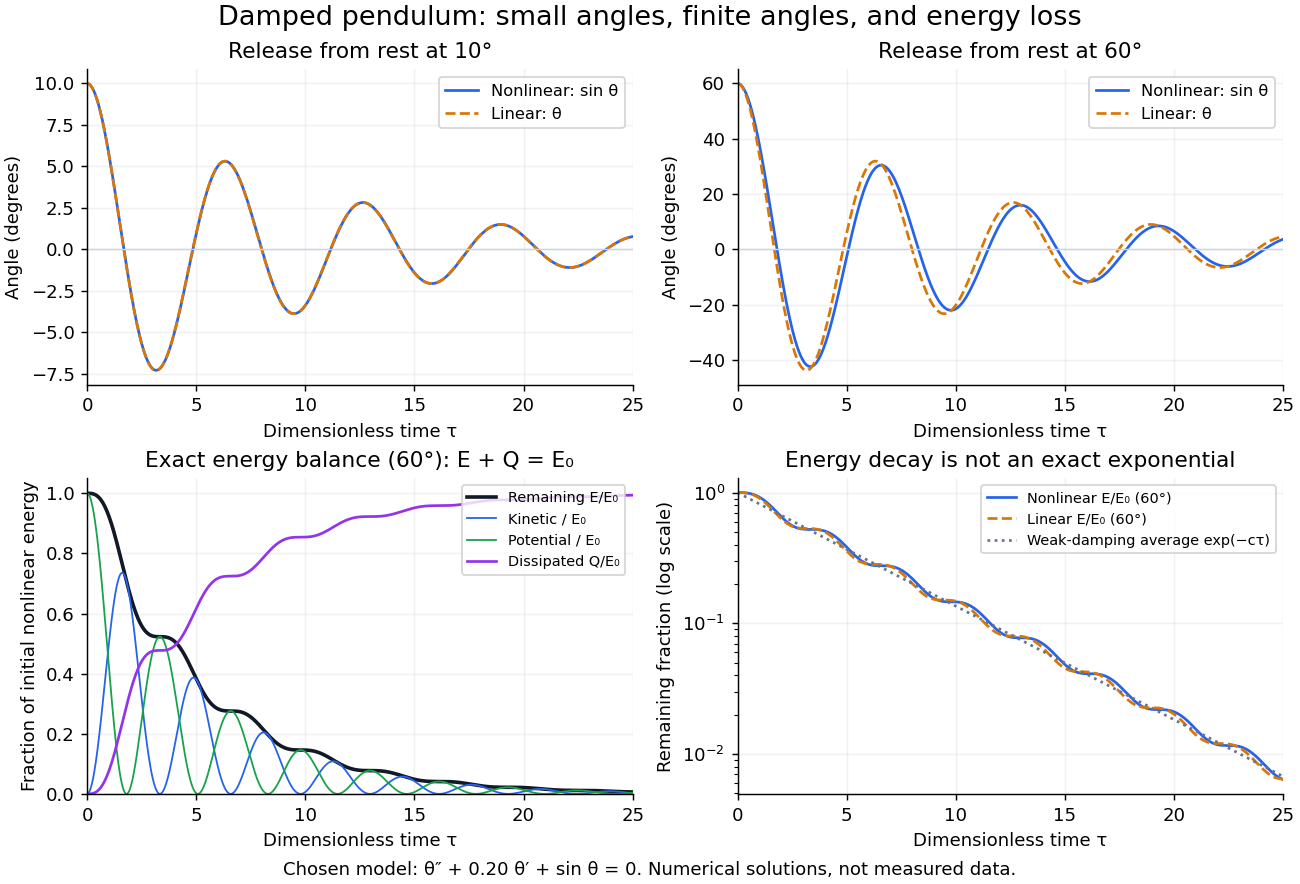

The script that saved this image:
"""Nonlinear versus linear pendulum and exact energy loss; illustrative only.

Tested with Python 3.14.4, NumPy 2.3.5 and Matplotlib 3.10.7.
Run from _media: MPLCONFIGDIR=/tmp/codex-wiki-matplotlib python ../damped-pendulum-nonlinear-energy.py
Standalone fixed-step RK4 integrates angle, velocity, and dissipated energy.
The PNG is written to the current working directory.
"""

from pathlib import Path

import matplotlib
matplotlib.use("Agg")
import matplotlib.pyplot as plt
import numpy as np

C = 0.2


def solve(angle, step=0.005, duration=25.0):
    time = np.linspace(0, duration, round(duration/step) + 1)
    step = time[1] - time[0]
    state = np.empty((len(time), 3))
    state[0] = (angle, 0, 0)

    def rhs(y):
        theta, velocity, _ = y
        return np.array((velocity, -C*velocity - np.sin(theta), C*velocity*velocity))

    for i in range(len(time)-1):
        y = state[i]
        k1 = rhs(y)
        k2 = rhs(y + step*k1/2)
        k3 = rhs(y + step*k2/2)
        k4 = rhs(y + step*k3)
        state[i+1] = y + step*(k1 + 2*k2 + 2*k3 + k4)/6
    return time, state


def linear(angle, time):
    wd = np.sqrt(1 - C*C/4)
    theta = angle*np.exp(-C*time/2)*(np.cos(wd*time) + C/(2*wd)*np.sin(wd*time))
    velocity = -angle*np.exp(-C*time/2)*np.sin(wd*time)/wd
    return theta, velocity


def main():
    plt.rcParams.update({"font.size": 10, "axes.spines.top": False,
                         "axes.spines.right": False, "figure.facecolor": "white",
                         "axes.facecolor": "white", "savefig.facecolor": "white"})
    fig, axs = plt.subplots(2, 2, figsize=(10, 6.8), layout="constrained")
    fig.suptitle("Damped pendulum: small angles, finite angles, and energy loss", fontsize=15)
    results = {}
    for degrees, ax in zip((10, 60), axs[0]):
        angle = np.deg2rad(degrees)
        time, state = solve(angle)
        approx, approx_v = linear(angle, time)
        ax.plot(time, np.rad2deg(state[:, 0]), color="#2563eb", label="Nonlinear: sin θ")
        ax.plot(time, np.rad2deg(approx), color="#d97706", ls="--", label="Linear: θ")
        ax.axhline(0, color="#cbd5e1", lw=0.8)
        ax.set(title=f"Release from rest at {degrees}°", xlabel="Dimensionless time τ", ylabel="Angle (degrees)", xlim=(0, 25))
        ax.legend(fontsize=9, loc="upper right")
        results[degrees] = (time, state, approx, approx_v)
    time, state, approx, approx_v = results[60]
    kinetic = state[:, 1]**2/2
    potential = 2*np.sin(state[:, 0]/2)**2
    energy = kinetic + potential
    energy0 = energy[0]
    loss = state[:, 2]
    ax = axs[1, 0]
    ax.plot(time, energy/energy0, color="#111827", lw=2, label="Remaining E/E₀")
    ax.plot(time, kinetic/energy0, color="#2563eb", lw=1, label="Kinetic / E₀")
    ax.plot(time, potential/energy0, color="#16a34a", lw=1, label="Potential / E₀")
    ax.plot(time, loss/energy0, color="#9333ea", lw=1.5, label="Dissipated Q/E₀")
    ax.set(title="Exact energy balance (60°): E + Q = E₀", xlabel="Dimensionless time τ", ylabel="Fraction of initial nonlinear energy", xlim=(0, 25), ylim=(0, 1.05))
    ax.legend(fontsize=8, loc="upper right")
    ax = axs[1, 1]
    ax.semilogy(time, energy/energy0, color="#2563eb", label="Nonlinear E/E₀ (60°)")
    linear_energy = (approx*approx + approx_v*approx_v)/2
    ax.semilogy(time, linear_energy/linear_energy[0], color="#d97706", ls="--", label="Linear E/E₀ (60°)")
    ax.semilogy(time, np.exp(-C*time), color="#64748b", ls=":", label="Weak-damping average exp(−cτ)")
    ax.set(title="Energy decay is not an exact exponential", xlabel="Dimensionless time τ", ylabel="Remaining fraction (log scale)", xlim=(0, 25))
    ax.legend(fontsize=8, loc="upper right")
    for ax in axs.flat:
        ax.grid(alpha=0.17)
    fig.supxlabel("Chosen model: θ″ + 0.20 θ′ + sin θ = 0. Numerical solutions, not measured data.", fontsize=10)
    output = Path.cwd() / (Path(__file__).stem + ".png")
    fig.savefig(output, dpi=130, facecolor="white", transparent=False)
    plt.close(fig)
    for degrees, (time, state, approx, _) in results.items():
        energy = state[:, 1]**2/2 + 2*np.sin(state[:, 0]/2)**2
        residual = np.max(np.abs(energy + state[:, 2] - energy[0]))
        error = np.max(np.abs(state[:, 0] - approx))
        print(f"{degrees} deg: max angle difference={error:.10g} rad; max |E+Q-E0|={residual:.3g}; E(25)/E0={energy[-1]/energy[0]:.9f}")


if __name__ == "__main__":
    main()
